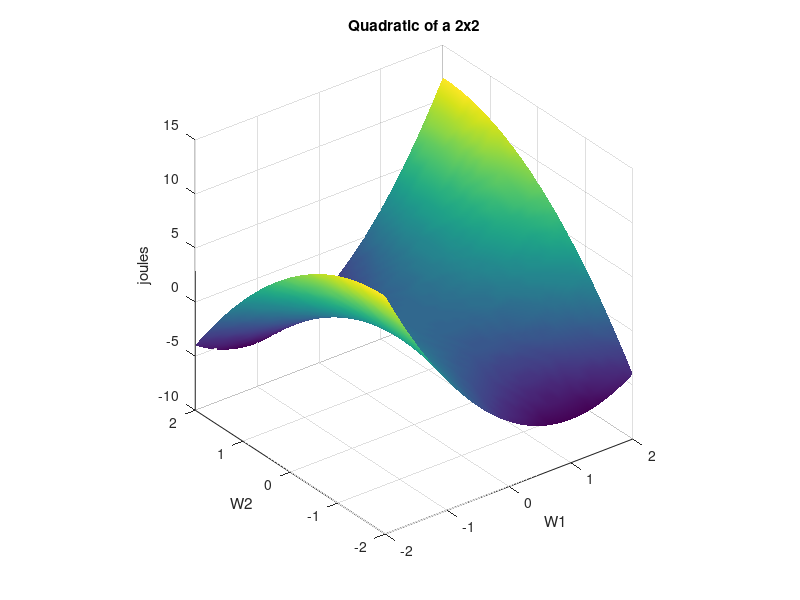

The MATLAB script that drew this image:
% Q=Wt*A*W v A

 A=[2 1; 1  3];
 A=[2 1; 4  2];
 A=[2 1; 1 -1];

xi=-2:.1:2;

quadform=zeros(length(xi));

for i=1:length(xi) for j=1:length(xi)
  
  w=[xi(i) xi(j)]';
  normfact=w'*w;  
  quadform(i,j)=w'*A*w;
    
  end end
  
  figure(1),clf
  surf(xi,xi,quadform'), shading interp 
  title('Quadratic of a 2x2')
  xlabel('W1'),ylabel('W2'),zlabel('joules')
  rotate3d on, axis square